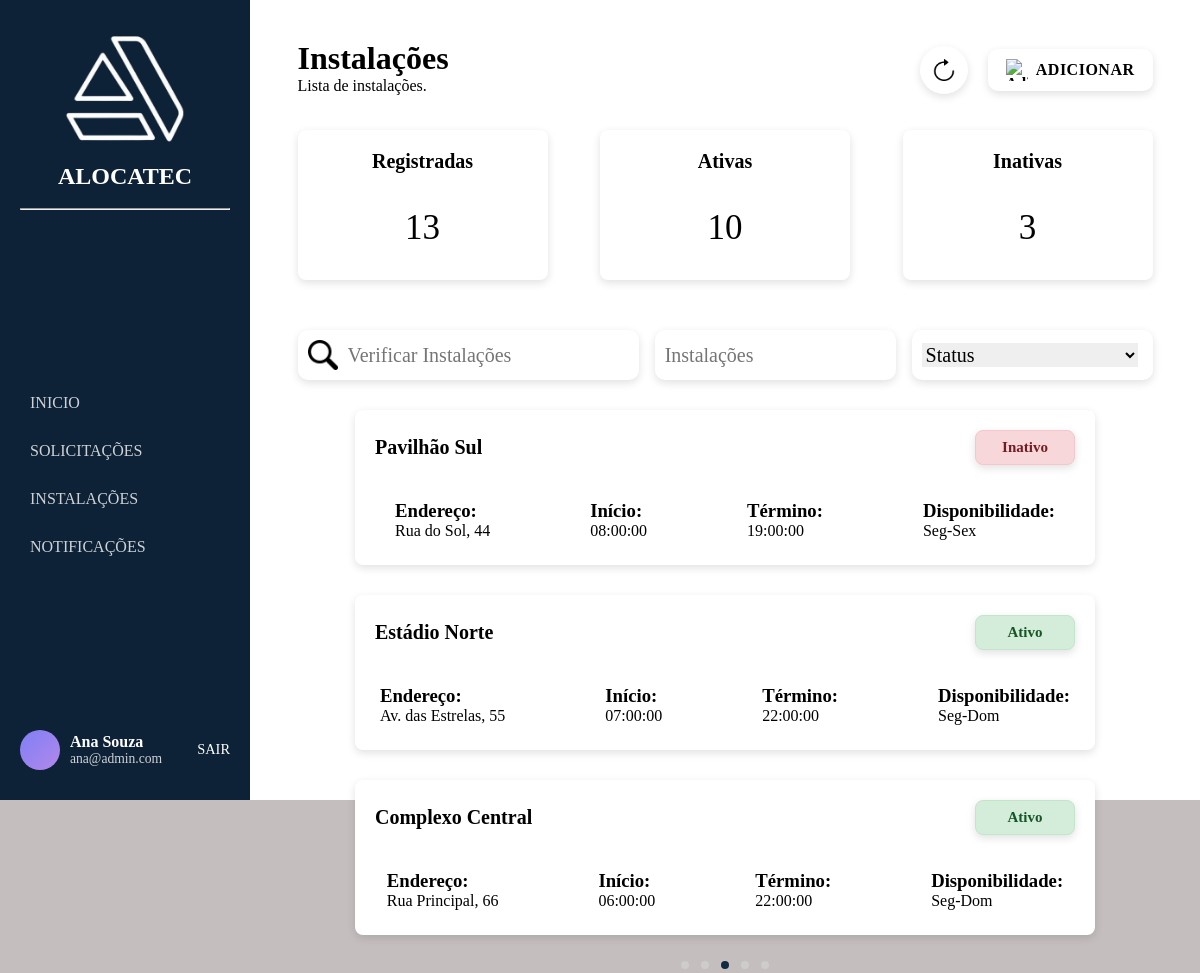
The page /pages/instalacoes/instalacoes.php?page=3 (signed in) on the database its author committed.
### tables this page shows
CREATE TABLE estabelecimento (
    id_estabelecimento INT AUTO_INCREMENT PRIMARY KEY,
    nome VARCHAR(100) NOT NULL,
    endereco VARCHAR(150) NOT NULL,
    numero NUMERIC(5) NOT NULL,
    bairro VARCHAR(150) NOT NULL,
    cep VARCHAR(10) NOT NULL,
    cidade VARCHAR(150) NOT NULL,
    complemento VARCHAR(150),
    uf VARCHAR(2) NOT NULL,
    status ENUM('Ativo', 'Inativo') NOT NULL,
    inicio TIME NOT NULL,
    termino TIME NOT NULL,
    disponibilidade ENUM('Seg-Sex', 'Sab-Dom', 'Seg-Dom') NOT NULL,
    id_administrador INT NOT NULL,
    FOREIGN KEY (id_administrador) REFERENCES administrador(id_administrador)
);

### login/login.php (called while the page is built, shortened)
<?php
if (session_status() === PHP_SESSION_NONE) {
class Store {
    public static function get($key) {
        return $_SESSION[$key] ?? null;
    }
}
}

### pages/instalacoes/instalacoes.php (the view, shortened to what this page needs)
<?php
require_once '../../login/login.php';
$usuario = Store::get('usuario');
?>
<!DOCTYPE html>
<html lang="pt-BR">
<head>
  <link rel="stylesheet" href="instalacoes.css">
</head>
<body>
  <aside class="sidebar">
    <div class="logo">
    <div class="icone-logo">
      <img src="./img/logo.png">
    </div>
      <h2>ALOCATEC</h2>
    <br>
    <hr></hr>
    </div>
    <nav>
      <ul>
        <li><a href="../home/home.php">INICIO</a></li>
        <li><a href="../solicitacao/solicitacao.php">SOLICITAÇÕES</a></li>
        <li><a href="./fotos.php">INSTALAÇÕES</a></li>
        <li>NOTIFICAÇÕES</li>
      </ul>
    </nav>
    <div class="user">
    <div class="avatar"></div>
 <div class="user-info">
          <p class="nome"><?php echo htmlspecialchars($usuario['nome']); ?></p>
          <p class="cargo"><?php echo htmlspecialchars($usuario['email']); ?></p>
        </div>
      <a href="../../login/logout.php" class="logout">SAIR</a>
    </div>
  </aside>
  <div class="content">
    <div class="page">
      <div class="titulo-pagina">
        <h1>Instalações</h1>
        <p>Lista de instalações.</p>
    </div>
  <div class="acoes-topo">
  <button class="botao-acao atualizar" onclick="location.reload()">
    <img src="./img/atualizar.png" alt="Atualizar">
  </button>
  <button class="botao-acao adicionar" onclick="window.location.href='../questionario_instalacao/form1/adicionar_descricao.php'">
    <img src="./img/adicao.png" alt="Adicionar">
    <span>ADICIONAR</span>
  </button>
</div>
</div>
  <div class="nao-sei">
   <div class="status">
    <h2>Registradas</h2>
     <?php
		require_once '../../database/conexao_bd_mysql.php';
        $sql = "SELECT COUNT(*) AS id_estabelecimento FROM estabelecimento";
        $usuarios = mysqli_query($conexao_servidor_bd, $sql);
        foreach ($usuarios as $key => $value) {
            echo "<div class='resultado'>" . $value['id_estabelecimento'] . "</div>";
        }
        ?>
   </div>
   <div class="status">
    <h2>Ativas</h2>
    <?php
		require_once '../../database/conexao_bd_mysql.php';
        $sql = "SELECT COUNT(*) AS status FROM estabelecimento WHERE status = 'Ativo'";
        $usuarios = mysqli_query($conexao_servidor_bd, $sql);
        foreach ($usuarios as $key => $value) {
            echo "<div class='resultado'>" . $value['status'] . "</div>";
        }
        ?>
   </div>
   <div class="status">
    <h2>Inativas</h2>
    <?php
		require_once '../../database/conexao_bd_mysql.php';
        $sql = "SELECT COUNT(*) AS status FROM estabelecimento WHERE status = 'Inativo'";
        $usuarios = mysqli_query($conexao_servidor_bd, $sql);
        foreach ($usuarios as $key => $value) {
            echo "<div class='resultado'>" . $value['status'] . "</div>";
        }
        ?>
   </div>
   </div>
 <div class="filters">
  <div class="search">
    <img src="./img/lupa.png">
    <input placeholder="Verificar Instalações"/>
  </div>
  <div class="chip">
    <input placeholder="Instalações"/>
  </div>
  <div class="chip">
    <select>
      <option>Status</option>
    </select>
  </div>
</div>
<?php
require_once '../../database/conexao_bd_mysql.php';
$limite = 3;
$onde_estou = isset($_GET['page']) ? max(1, intval($_GET['page'])) : 1;
$linha_mysql = ($onde_estou - 1) * $limite;
$total_query = "SELECT COUNT(*) AS total FROM estabelecimento";
$total_result = mysqli_query($conexao_servidor_bd, $total_query);
$total_row = mysqli_fetch_assoc($total_result);
$total = $total_row['total'];
$total_pag = ceil($total / $limite);
$sql = "
SELECT id_estabelecimento, nome, endereco, status, inicio, termino, disponibilidade
FROM estabelecimento
LIMIT $linha_mysql, $limite
";
$reservas = mysqli_query($conexao_servidor_bd, $sql);
if ($reservas && mysqli_num_rows($reservas) > 0) {
    while ($value = mysqli_fetch_assoc($reservas)) {
      $id = htmlspecialchars($value['id_estabelecimento']);
        echo "
        <div class='solicitacao-card' data-id='$id' onclick=\"window.location.href='../detalhes_instalacoes/instalacao.php?id_estabelecimento=$id'\">
          <div class='topo-solicitacao'>
            <div class='nome-espaco'>
              <h2>" . htmlspecialchars($value['nome']) . "</h2>
            </div>
            <div class='status-solicitacao " . htmlspecialchars($value['status']) . "'>
              <h2>" . htmlspecialchars($value['status']) . "</h2>
            </div>
          </div>
          <div class='detalhes-solicitacao'>
            <div class='detalhe'>
              <h3>Endereço:</h3>
              <p>" . htmlspecialchars($value['endereco']) . "</p>
            </div>
            <div class='detalhe'>
              <h3>Início:</h3>
              <p>" . htmlspecialchars($value['inicio']) . "</p>
            </div>
            <div class='detalhe'>
              <h3>Término:</h3>
              <p>" . htmlspecialchars($value['termino']) . "</p>
            </div>
            <div class='detalhe'>
              <h3>Disponibilidade:</h3>
              <p>" . htmlspecialchars($value['disponibilidade']) . "</p>
            </div>
          </div>
        </div>
        ";
    }
} else {
    echo "<div class='erro'>
        <h2>Nenhuma solicitação encontrada</h2>
      </div>";
}
?>
<div class="pagination-dots">
    <?php for ($i = 1; $i <= $total_pag; $i++): ?>
        <?php $class = ($i == $onde_estou) ? 'active' : ''; ?>
        <a href="?page=<?php echo $i; ?>" class="dot <?php echo $class; ?>"></a>
    <?php endfor; ?>
</div>
</body>
</html>

### pages/instalacoes/instalacoes.css (style rules this page uses)
* { margin: 0; padding: 0; box-sizing: border-box; font-family: "Nunito"; }
body { display: flex; height: 100vh; background: #c5bebe; }
.sidebar { width: 250px; background: #0d2137; color: white; display: flex; flex-direction: column; justify-content: space-between; padding: 30px 20px; }
.logo { text-align: center; margin-bottom: 10px; }
.logo img { width: 120px; height: auto; }
.icone-logo { font-size: 40px; font-weight: bold; }
nav ul { list-style: none; }
nav ul li { padding: 15px 10px; cursor: pointer; opacity: 0.8; transition: 0.3s; }
a { text-decoration: none; color: white; }
.user { display: flex; align-items: center; gap: 10px; }
.avatar { width: 40px; height: 40px; background: linear-gradient(135deg, #7f7ff5, #b388eb); border-radius: 50%; }
.user-info p { margin: 0; }
.nome { font-weight: bold; }
.cargo { font-size: 0.85rem; opacity: 0.8; }
.logout { margin-left: auto; color: #fff; font-size: 0.9rem; text-decoration: none; }
.content { flex: 1; background: #fff; padding: 20px 0; display: flex; flex-direction: column; align-items: center; }
.page { display: flex; width: 90%; max-width: 900px; margin: 20px auto 10px auto; justify-content: space-between; }
.titulo-pagina { width: 150px; height: 60px; }
.acoes-topo { display: flex; justify-content: flex-end; align-items: center; gap: 20px; height: 60px; }
.botao-acao { display: flex; align-items: center; justify-content: center; gap: 8px; background: #fff; border: none; border-radius: 10px; padding: 10px 18px; cursor: pointer; font-size: 16px; font-weight: 600; color: #000; box-shadow: 0 3px 8px rgba(0, 0, 0, 0.12); transition: 0.2s; }
.botao-acao img { width: 22px; height: 22px; }
.botao-acao.atualizar { border-radius: 50%; width: 48px; height: 48px; padding: 0; }
.botao-acao.adicionar { background-color: #fff; color: #000; }
.botao-acao.adicionar span { font-weight: bold; letter-spacing: 0.5px; }
.nao-sei, .filters, .solicitacao { width: 90%; max-width: 900px; margin: 0 auto; }
.nao-sei { padding: 20px 0; display: flex; justify-content: space-between; gap: 40px; }
.status { color: white; text-align: center; width: 250px; height: 150px; border-radius: 8px; box-shadow: 0 3px 8px rgba(0, 0, 0, 0.12); background: #fff; }
.status h2 { margin-top: 20px; font-size: 20px; color: #000; }
.resultado { color: #000; font-size: 35px; margin-top: 35px; }
.filters { margin-top: 30px; display: flex; justify-content: space-between; gap: 16px; align-items: center; padding: 0; }
.search { display: flex; align-items: center; gap: 10px; background: #fff; border-radius: 10px; height: 50px; width: 354px; box-shadow: 0 3px 8px rgba(0, 0, 0, 0.12); }
.search img { width: 30px; height: 30px; margin-left: 10px; }
.search input { border: none; outline: none; font-size: 20px; width: 100%; }
.chip { display: flex; align-items: center; gap: 15px; background: #fff; border-radius: 10px; height: 50px; width: 250px; box-shadow: 0 3px 8px rgba(0, 0, 0, 0.12); }
.chip input { border: none; outline: none; font-size: 20px; width: 100%; margin-left: 10px; }
.chip select { border: none; outline: none; font-size: 20px; width: 90%; margin-left: 10px; }
.topo-solicitacao { display: flex; justify-content: space-between; align-items: center; padding: 15px; }
.nome-espaco h2, .detalhes-solicitacao h2 { color: #000; }
.nome-espaco { width: 600px; }
.nome-espaco h2 { font-size: 20px; color: #000; text-align: justify; }
.solicitacao-card { margin-top: 30px; padding: 5px; border-radius: 8px; box-shadow: 0 3px 8px rgba(0, 0, 0, 0.12); background: #ffff; }
.status-solicitacao { width: 100px; height: 35px; display: flex; justify-content: center; align-items: center; border-radius: 8px; box-shadow: 0 3px 8px rgba(0, 0, 0, 0.12); color: inherit; }
.status-solicitacao h2 { font-size: 15px; margin: 0; text-align: center; color: inherit; }
.status-solicitacao.Ativo { background-color: #d4edda; color: #155724; border: 1px solid #c3e6cb; }
.status-solicitacao.Inativo { background-color: #f8d7da; color: #721c24; border: 1px solid #f5c6cb; }
.detalhes-solicitacao { display: flex; justify-content: center; gap: 100px; padding: 20px; }
img { width: 40px; height: 40px; }
.pagination-dots { text-align: center; margin-top: 20px; }
.pagination-dots .dot { display: inline-block; width: 8px; height: 8px; border-radius: 50%; background-color: #ccc; margin: 0 4px; cursor: pointer; }
.pagination-dots .dot.active { background-color: #122a40; }

### rows shown on the page
estabelecimento: nome "Pavilhão Sul", status "Inativo", endereco "Rua do Sol, 44", inicio "08:00:00", termino "19:00:00", disponibilidade "Seg-Sex"
estabelecimento: nome "Estádio Norte", status "Ativo", endereco "Av. das Estrelas, 55", inicio "07:00:00", termino "22:00:00", disponibilidade "Seg-Dom"
estabelecimento: nome "Complexo Central", status "Ativo", endereco "Rua Principal, 66", inicio "06:00:00", termino "22:00:00", disponibilidade "Seg-Dom"

### other values the page prints
$usuario['nome'] "Ana Souza"
$usuario['email'] "ana@admin.com"
$value['id_estabelecimento'] "13"
$value['status'] "10"
$value['status'] "3"
